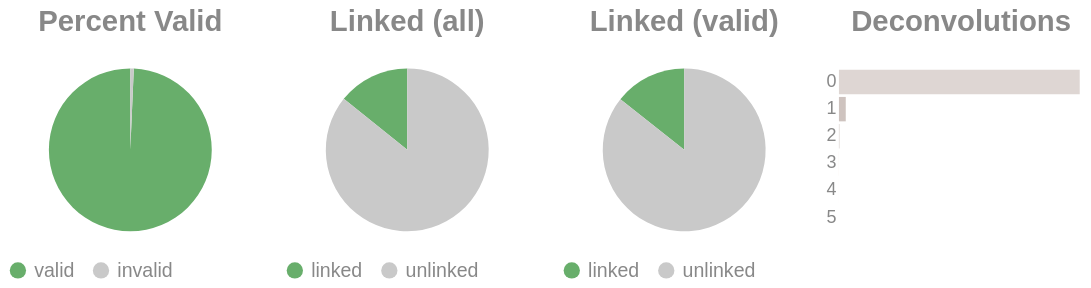

Write notebook code for a chart like this one.
### Code cell
if SKIPLR:
    pass
else:
    clash = Counter()
    for i in valids['molecule'].to_list():
        _mol = i.split("-")
        if len(_mol) == 1:
            clash.update('0')
        else:
            clash.update(_mol[-1])

    _d = {"deconvolutions": [], 'count': []}
    for k,v in clash.items():
        _d['deconvolutions'].append(k)
        _d['count'].append(v)

    tot_valid = valids['reads'].sum()
    mask = valids['reads'] >= 2
    n_linked_reads = valids.filter(mask)['reads'].sum()
    if n_linked_reads == 0:
        print_html("No linked molecules (>=2 reads) were detected; skipping linked-only distributions.")
        SKIPLR = True
    else:
        perc_valid = round(tot_valid / n_reads, 4)
        linked_perc_abs = round(n_linked_reads / n_reads, 4)
        linked_perc = round(n_linked_reads / tot_valid, 4)

    _valid = pl.DataFrame({"valids": ['valid', 'invalid'], "count": [tot_valid, n_reads - tot_valid]})
    _linked_abs = pl.DataFrame({"linked (absolute)": ['linked', 'unlinked'], "count": [n_linked_reads, n_reads - n_linked_reads]})
    _linked_rel = pl.DataFrame({"linked (valids)": ['linked', 'unlinked'], "count": [n_linked_reads, tot_valid - n_linked_reads]})

    (
        alt.hconcat(
            piechart(_valid, goodval = 'valid', title = "Percent Valid"),
            piechart(_linked_abs, goodval = "linked", title =  "Linked (all)"),
            piechart(_linked_rel, goodval = "linked", title =  "Linked (valid)"),
            convolutionbar(pl.DataFrame(_d), title = "Deconvolutions"),
            center = True,
            bounds = 'flush'
        )
        .resolve_scale(color='independent')
        .resolve_legend('independent')
        .properties(usermeta={'embedOptions': {"actions": False}})
    ).display()

### Figure 1 — Vega-Lite specification as saved in the notebook (floating-point values rounded to 4 significant figures)
{"width": "container", "height": 400, "config": {"title": {"anchor": "start", "dy": -15, "fontSize": 18, "color": "#888888", "subtitleColor": "#888888", "subtitleFontSize": 14}, "arc": {"fill": "#0072B2"}, "axis": {"domainColor": "#888888", "domainWidth": 0.5, "gridWidth": 0.2, "grid": false, "titleFontWeight": 400, "titleFontSize": 15, "labelFontSize": 11, "labelColor": "#888888", "tickColor": "#888888", "tickWidth": 0.2, "titleColor": "#888888"}, "axisBand": {"grid": false}, "axisX": {"grid": true, "tickSize": 10, "domainCap": "round"}, "axisY": {"domain": false, "grid": true, "tickSize": 0, "domainCap": "round"}, "background": "transparent", "header": {"labelFontSize": 15, "labelColor": "#888888", "titleFontSize": 15, "titleFontWeight": 600, "titleColor": "#888888"}, "legend": {"labelFont": "sans-serif", "labelFontSize": 12, "labelColor": "#888888", "symbolSize": 100, "symbolType": "circle", "titleFontSize": 12, "titlePadding": 10, "titleColor": "#888888", "title": null}, "range": {"category": ["#E69F00", "#56B4E9", "#009E73", "#F0E442", "#0072B2", "#D55E00", "#CC79A7", "#000000"], "diverging": ["#cfe8f3", "#a2d4ec", "#73bfe2", "#46abdb", "#1696d2", "#12719e"]}, "area": {"fill": "#0072B2", "fillOpacity": 0.7, "line": true, "strokeOpacity": 0.7}, "line": {"color": "#0072B2", "stroke": "#0072B2", "strokeWidth": 2}, "trail": {"color": "#0072B2", "stroke": "#0072B2", "strokeWidth": 0, "size": 1}, "point": {"filled": true, "fillOpacity": 1.0, "size": 95}, "text": {"color": "#888888", "fontSize": 11, "align": "right", "fontWeight": 400, "size": 11}, "bar": {"fill": "#0072B2", "stroke": null}, "view": {"stroke": null, "continuousWidth": 660, "continuousHeight": 400}}, "hconcat": [{"data": {"name": "data-89465ea803367063cb44b94f870f3e69"}, "mark": {"type": "arc"}, "encoding": {"color": {"field": "valids", "legend": {"orient": "bottom", "title": null}, "scale": {"domain": ["valid", "invalid"], "range": ["#68ae6b", "#C9C9C9"]}, "title": "Valids", "type": "nominal"}, "theta": {"field": "count", "type": "quantitative"}, "tooltip": [{"field": "valids", "title": "Valids", "type": "ordinal"}, {"field": "percent", "format": ".2%", "title": "Percent", "type": "quantitative"}, {"field": "count", "title": "Count", "type": "quantitative"}]}, "height": 100, "title": {"text": "Percent Valid", "align": "center", "anchor": "middle"}, "transform": [{"calculate": "datum.count / 4434502", "as": "percent"}], "width": 150}, {"data": {"name": "data-aef91fc6fe633c252b6d90160310f319"}, "mark": {"type": "arc"}, "encoding": {"color": {"field": "linked (absolute)", "legend": {"orient": "bottom", "title": null}, "scale": {"domain": ["linked", "unlinked"], "range": ["#68ae6b", "#C9C9C9"]}, "title": "Linked (Absolute)", "type": "nominal"}, "theta": {"field": "count", "type": "quantitative"}, "tooltip": [{"field": "linked (absolute)", "title": "Linked (Absolute)", "type": "ordinal"}, {"field": "percent", "format": ".2%", "title": "Percent", "type": "quantitative"}, {"field": "count", "title": "Count", "type": "quantitative"}]}, "height": 100, "title": {"text": "Linked (all)", "align": "center", "anchor": "middle"}, "transform": [{"calculate": "datum.count / 4434502", "as": "percent"}], "width": 150}, {"data": {"name": "data-9c542f1f54b5d89b8bf3c9d703f052f3"}, "mark": {"type": "arc"}, "encoding": {"color": {"field": "linked (valids)", "legend": {"orient": "bottom", "title": null}, "scale": {"domain": ["linked", "unlinked"], "range": ["#68ae6b", "#C9C9C9"]}, "title": "Linked (Valids)", "type": "nominal"}, "theta": {"field": "count", "type": "quantitative"}, "tooltip": [{"field": "linked (valids)", "title": "Linked (Valids)", "type": "ordinal"}, {"field": "percent", "format": ".2%", "title": "Percent", "type": "quantitative"}, {"field": "count", "title": "Count", "type": "quantitative"}]}, "height": 100, "title": {"text": "Linked (valid)", "align": "center", "anchor": "middle"}, "transform": [{"calculate": "datum.count / 4404297", "as": "percent"}], "width": 150}, {"data": {"name": "data-adf970a371e35ee37cc48d7295edeb47"}, "mark": {"type": "bar"}, "encoding": {"color": {"field": "deconvolutions", "legend": null, "scale": {"scheme": "lightgreyred"}, "type": "nominal"}, "tooltip": [{"field": "deconvolutions", "title": "Deconvolutions", "type": "ordinal"}, {"field": "percent", "format": ".2%", "title": "Percent", "type": "quantitative"}, {"field": "count", "title": "Count", "type": "quantitative"}], "x": {"axis": null, "field": "count", "type": "quantitative"}, "y": {"field": "deconvolutions", "sort": "ascending", "title": null, "type": "nominal"}}, "height": 100, "title": {"text": "Deconvolutions", "align": "center", "anchor": "middle"}, "transform": [{"calculate": "datum.count / 4059888", "as": "percent"}], "width": 150}], "bounds": "flush", "center": true, "resolve": {"legend": {"angle": "independent"}, "scale": {"color": "independent"}}, "usermeta": {"embedOptions": {"actions": false}}, "$schema": "https://vega.github.io/schema/vega-lite/v6.1.0.json", "datasets": {"data-89465ea803367063cb44b94f870f3e69": [{"valids": "valid", "count": 4404297}, {"valids": "invalid", "count": 30205}], "data-aef91fc6fe633c252b6d90160310f319": [{"linked (absolute)": "linked", "count": 630857}, {"linked (absolute)": "unlinked", "count": 3803645}], "data-9c542f1f54b5d89b8bf3c9d703f052f3": [{"linked (valids)": "linked", "count": 630857}, {"linked (valids)": "unlinked", "count": 3773440}], "data-adf970a371e35ee37cc48d7295edeb47": [{"deconvolutions": "0", "count": 3941869}, {"deconvolutions": "1", "count": 111623}, {"deconvolutions": "2", "count": 5885}, {"deconvolutions": "3", "count": 460}, {"deconvolutions": "4", "count": 48}, {"deconvolutions": "5", "count": 3}]}}
